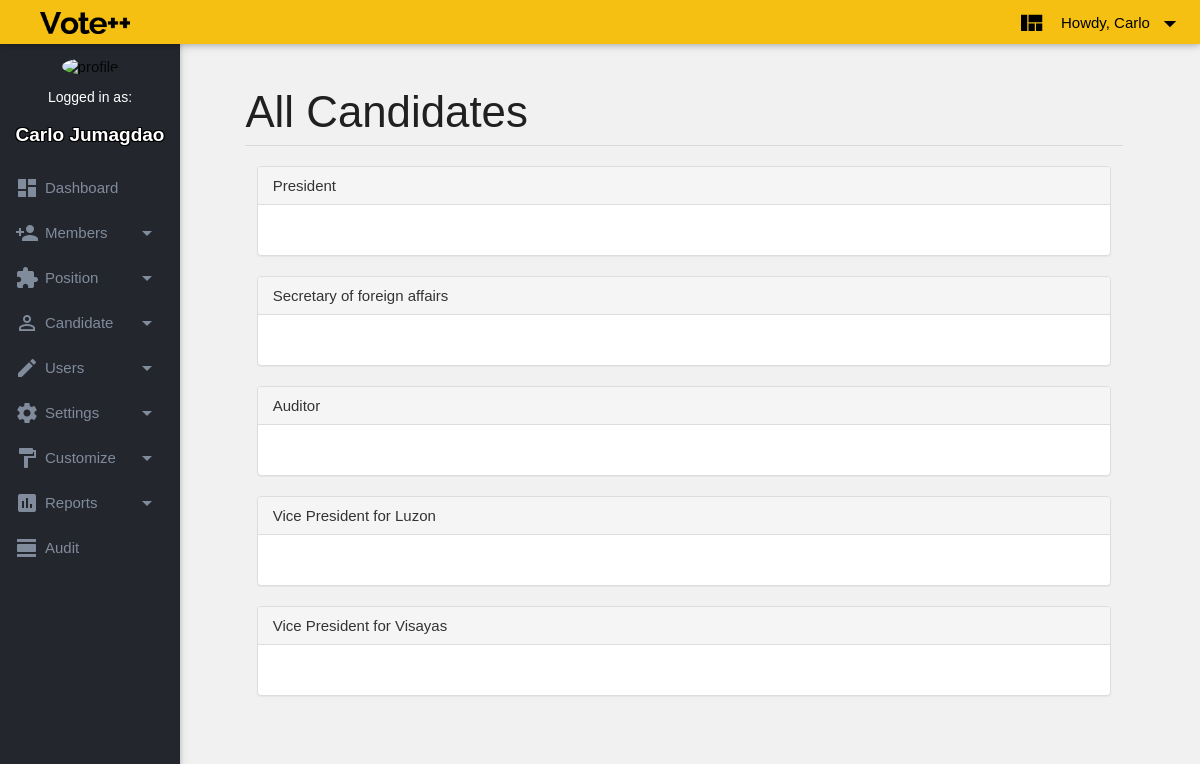
Before: /pages/candidate.php (signed in) with the older database file.
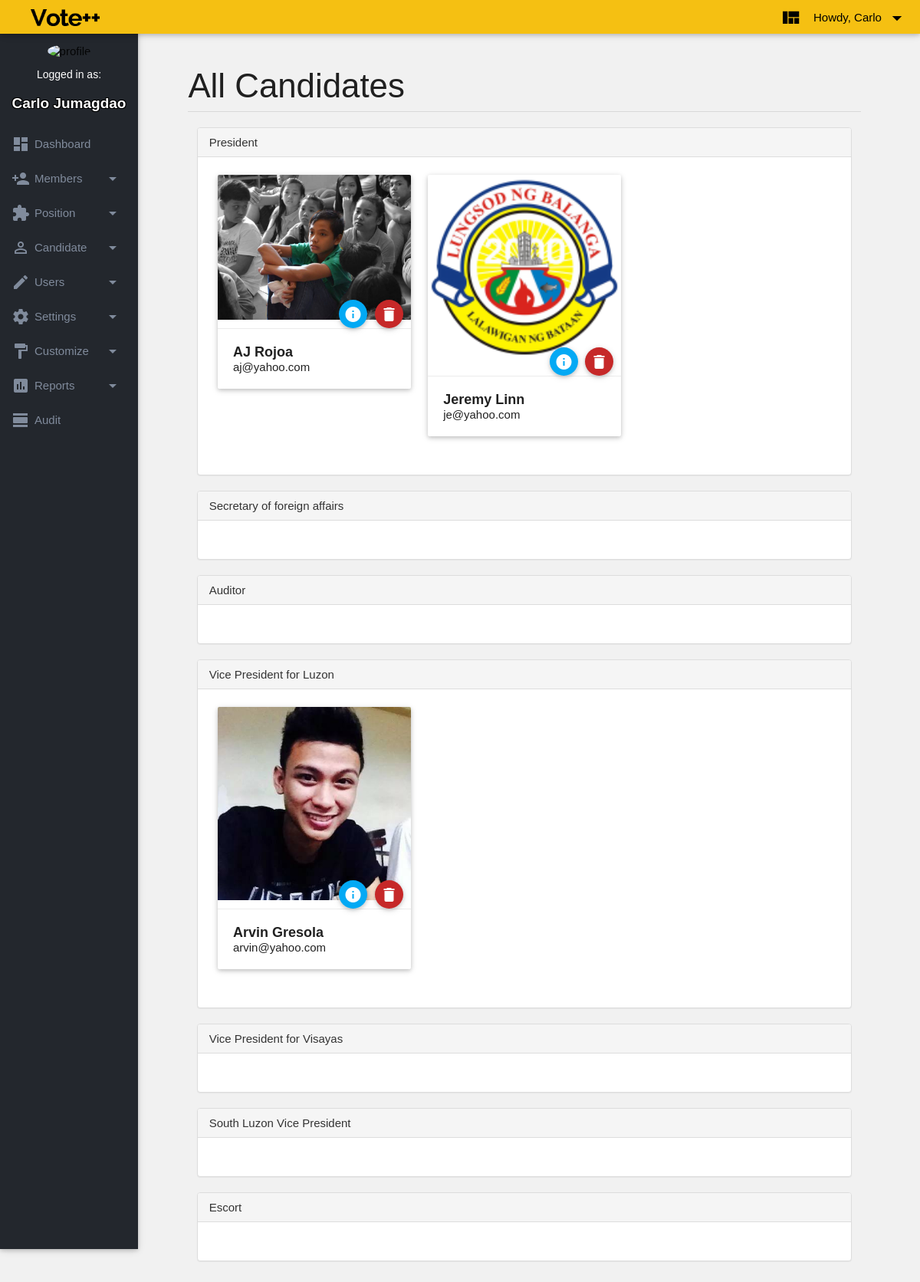
After: the same page with the newer database file.
### tables this page shows
CREATE TABLE `tblPosition` (
  `strPositionId` varchar(45) NOT NULL,
  `strPosName` varchar(45) NOT NULL,
  `intPosVoteLimit` int(11) NOT NULL,
  `blDelete` tinyint(1) NOT NULL,
  PRIMARY KEY (`strPosName`,`blDelete`),
  UNIQUE KEY `strPositionId_UNIQUE` (`strPositionId`)
);

CREATE TABLE `tblCandidate` (
  `strCandId` varchar(45) NOT NULL,
  `strCandMemId` varchar(45) NOT NULL,
  `strCandPosId` varchar(45) NOT NULL,
  `txtPic` tinytext NOT NULL,
  `blDelete` tinyint(1) NOT NULL DEFAULT '0',
  PRIMARY KEY (`strCandMemId`,`strCandPosId`),
  UNIQUE KEY `strCandId_UNIQUE` (`strCandId`),
  KEY `fkCandMem_idx` (`strCandMemId`),
  KEY `fkCandPos_idx` (`strCandPosId`),
  CONSTRAINT `fkCandMem` FOREIGN KEY (`strCandMemId`) REFERENCES `tblMember` (`strMemberId`) ON UPDATE CASCADE,
  CONSTRAINT `fkCandPos` FOREIGN KEY (`strCandPosId`) REFERENCES `tblPosition` (`strPositionId`) ON UPDATE CASCADE
);

CREATE TABLE `tblMember` (
  `strMemberId` varchar(45) NOT NULL,
  `strMemFname` varchar(45) NOT NULL,
  `strMemMname` varchar(45) DEFAULT NULL,
  `strMemLname` varchar(45) NOT NULL,
  `strMemEmail` varchar(45) NOT NULL,
  `intMemSecId` int(11) NOT NULL DEFAULT '0',
  `strMemSecAnswer` varchar(80) DEFAULT NULL,
  `strMemPasscode` char(8) DEFAULT NULL,
  `datMemVoted` date DEFAULT NULL,
  `blDelete` tinyint(1) NOT NULL DEFAULT '0',
  PRIMARY KEY (`strMemberId`),
  UNIQUE KEY `strMemPasscode_UNIQUE` (`strMemPasscode`),
  KEY `fkMemSec_idx` (`intMemSecId`)
);

### pages/function.php (called while the page is built)
<?php
function fnIsLoggedIn(){
	return (!isset($_SESSION['fname']));
}
?>

### pages/candidate.tmpl.php (the view, shortened to what this page needs)
<html>
<head>
</head>
<body>
    <div id="content">
        <div class="container">
            <div class="row">
                <div class="col s12">
                    <h3 class="page-header">
                        All Candidates
                    </h3>
                    <?php foreach ($qrPosRows as $qrPosRow) { ?>
                        <div class="col s12">
                            <div class="panel panel-default">
                                <div class="panel-heading">
                                    <?=$qrPosRow['strPosName'];?>
                                </div>
                            <div class="panel-body">
                                <div class="row">
                                    <div class="col s12">
                                        <?php foreach ($qrCandRows as $qrCandRow) {
                                            if($qrPosRow['strPosName'] == $qrCandRow['strPosName']){
                                            ?>
                                            <div class="col s12 l4">
                                                <div class="blog-card">
                                                    <div class="card">
                                                        <div class="card-image">
                                                            <img class="cand-pic" src="<?=$qrCandRow['txtPic']?>">
                                                                <span class="card-title" style="font-size: 18px;">
                                                                </span>
                                                        </div>
                                                        <ul class="card-action-buttons">
                                                            <li>
                                                                <a class="btn-floating waves-effect waves-light light-blue"href="viewmember.php?code=<?=$qrCandRow['strMemberId']?>"><i class="mdi-action-info activator"></i></a>
                                                            </li>
                                                            <li>
                                                                <a class="btn-floating waves-effect waves-light red darken-3" href="delcandidate.php?code=<?=$qrCandRow['strCandId']?>"><i class="mdi-action-delete"></i></a>
                                                            </li>
                                                        </ul>
                                                        <div class="card-action" >
                                                            <b style="font-size: 18px">
                                                                <?=$qrCandRow['strMemFname']." ".$qrCandRow['strMemLname']?>
                                                            </b>
                                                            <br/>
                                                            <?=$qrCandRow['strMemEmail']?>
                                                        </div>
                                                    </div>
                                                </div>
                                            </div>
                                            <?php
                                            }
                                        }
                                        ?>
                                    </div>
                                </div>
                            </div>
                        </div>
                    </div>
                    <?php } ?>
                </div>
            </div>
        </div>
    </div>
</body>
</html>

### pages/candidate.php (shortened to what this page needs)
<?php
require 'function.php';
if(fnIsLoggedIn()){
    header("location: login.php");
} else {
    require 'banner.php';
    require 'navigation.php';
}
	$qrPos = $conn -> query("SELECT strPosName FROM tblPosition WHERE blDelete = 0");
    $qrPosRows = $qrPos -> fetchAll();
    $qrCand = $conn -> query("SELECT c.strCandId, m.strMemberId,m.strMemEmail,p.strPosName, p.strPositionId, m.strMemFname, m.strMemLname
    						,c.txtPic FROM tblPosition AS p INNER JOIN tblCandidate AS c
								ON p.strPositionId = c.strCandPosId
							LEFT JOIN tblMember AS m
								ON c.strCandMemId = m.strMemberId WHERE c.blDelete = 0;");
    $qrCandRows = $qrCand -> fetchAll();
    require 'candidate.tmpl.php';
?>

### pages/banner.php (shortened to what this page needs)
<!DOCTYPE html>
<html>
     <head>
     </head>
<body>
     <div id="banner-id">
          <nav>
               <div class="nav-wrapper banner">
                    <a href="#" class="brand-logo"><img src="../assets/img/vote++ web logo.png" width="90"></a>
                    <ul id="nav-mobile" class="right hide-on-med-and-down">
                         <li>
                              <a class="dropdown-button black-text waves-effect waves-yellow" href="candidateprofile.php" data-activates="dropdown1">
                              <i class="material-icons left mdi-action-view-quilt black-text text-accent-4"></i>Howdy, <?=$_SESSION['fname']?><i class="material-icons right mdi-navigation-arrow-drop-down text-accent-4"></i>
                              </a>
                         </li>
                    </ul>
               </div>
          </nav>
     </div>
</body>
</html>

### pages/navigation.php (shortened to what this page needs)
<!DOCTYPE html>
<html>
	<head>
          <link rel="stylesheet" href="../assets/css/materialize.min.css" media="screen,projection">
          <link rel="stylesheet" href="../assets/css/style.css">
	</head>
	<body>
		<div id="navigation-id" >
			<aside id="left-sidebar-nav">
				<ul id="slide-out" style="position:relative;" class="custom-nav side-nav fixed">
					<div class="user-details">
						<center>
							<div>
								<div class="col s12" >
									<img style="margin-top: 12%;" src="<?=$_SESSION['picpath']?>" alt="profile" class="circle responsive-img valign profile-image" width="130">
								</div>
								<div class="col s12">
									<p style="font-size: 14px;color:white">Logged in as:</p>
									<p class="profile-name"style="font-size: 19px;color:white">
									<?php
										echo $_SESSION['fname']." ".$_SESSION['lname'];
									?>
									</p>
								</div>
							</div>
						</center>
					</div>
					<li>
						<a  href="election.php" class="collapsible-header waves-effect waves-cyan" style="right:15px;"><i class="material-icons  mdi-action-dashboard">
						</i> Dashboard</a>
					</li>
					<li class="no-padding">
						<ul class="collapsible" data-collapsible="accordion">
							<li ><a class="collapsible-header waves-effect waves-cyan"><i class="mdi-social-person-add "></i> Members<i class="material-icons right mdi-navigation-arrow-drop-down"></i></a>
							</li>
						</ul>
					</li>
					<li class="no-padding">
						<ul class="collapsible" data-collapsible="accordion">
							<li ><a class="collapsible-header waves-effect waves-cyan"><i class="mdi-action-extension"></i> Position<i class="material-icons right mdi-navigation-arrow-drop-down"></i></a>
							</li>
						</ul>
					</li>
					<li class="no-padding">
						<ul class="collapsible" data-collapsible="accordion">
							<li ><a class="collapsible-header waves-effect waves-cyan"><i class="mdi-action-perm-identity"></i> Candidate<i class="material-icons right mdi-navigation-arrow-drop-down"></i></a>
							</li>
						</ul>
					</li>
					<li class="no-padding">
						<ul class="collapsible" data-collapsible="accordion">
							<li ><a class="collapsible-header waves-effect waves-cyan"><i class="mdi-editor-mode-edit"></i> Users<i class="material-icons right mdi-navigation-arrow-drop-down"></i></a>
							</li>
						</ul>
					</li>
					<li class="no-padding">
						<ul class="collapsible" data-collapsible="accordion">
							<li >
								<a class="collapsible-header waves-effect waves-cyan"><i class="mdi-action-settings"></i> Settings<i class="material-icons right mdi-navigation-arrow-drop-down"></i></a>
							</li>
						</ul>
					</li>
					<li class="no-padding">
						<ul class="collapsible" data-collapsible="accordion">
							<li >
								<a class="collapsible-header waves-effect waves-cyan"><i class="mdi-editor-format-paint"></i>Customize<i class="material-icons right mdi-navigation-arrow-drop-down"></i></a>
							</li>
						</ul>
					</li>
					<li class="no-padding">
						<ul class="collapsible" data-collapsible="accordion">
							<li >
								<a class="collapsible-header waves-effect waves-cyan"><i class="mdi-editor-insert-chart"></i> Reports<i class="material-icons right mdi-navigation-arrow-drop-down"></i></a>
							</li>
						</ul>
					</li>
					<li>
						<a  href="#!" class="collapsible-header waves-effect waves-cyan" style="right:15px;"><i class="material-icons  mdi-action-view-day">
						</i>Audit</a>
					</li>
				</ul>
			</aside>
		</div>
	</body>
</html>

### assets/css/style.css (style rules this page uses)
html, body { margin: 0; height: 100%; max-width: 100%; font: 15px Raleway, Arial, Verdana, Helvetica, sans-serif; background-color: #f1f1f1; }
.container { width: 85%; }
.side-nav { width:180px !important; }
.page-header { padding-bottom: 9px; margin: 40px 0 20px; border-bottom: 1px solid #D8D8D8; }
.panel { margin-bottom: 20px; background-color: #fff; border: 1px solid transparent; border-radius: 4px; -webkit-box-shadow: 0 1px 1px rgba(0,0,0,.05); box-shadow: 0 1px 1px rgba(0,0,0,.05); }
.panel-default { border-color: #ddd; }
.panel-heading { padding: 10px 15px; border-bottom: 1px solid transparent; border-top-left-radius: 3px; border-top-right-radius: 3px; }
.panel-default>.panel-heading { color: #333; background-color: #f5f5f5; border-color: #ddd; }
.panel-body { padding: 15px; }
#banner-id { width: 100%; height: 5%; position: fixed; z-index: 999; }
.banner { background-color: #f5c012; }
.brand-logo { margin-top: .1%; margin-left: 3.3%; }
#navigation-id { width: 11%; height: 90%; float: left; position: relative; }
.custom-nav { background-color: #23272d; }
.profile-name { font-weight: bold; text-shadow: -1px -1px 0 #000, 1px -1px 0 #000, -1px 1px 0 #000, 1px 1px 0 #000; -webkit-transition: all .3s; -moz-transition: all .3s; -o-transition: all .3s; transition: all .3s; -webkit-transform-origin: 50% 0; -moz-transform-origin: 50% 0; transform-origin: 50% 0; -webkit-transform-style: preserve-3d; -moz-transform-style: preserve-3d; transform-style: preserve-3d; }
.user-details { background-color: #23272d; }
#left-sidebar-nav { height: 91%; margin-top: 3%; position: fixed; }
#content { width: 86%; height: auto; float: right; margin-top: 4%; background-color: #f1f1f1; }

### pages/candidate.tmpl.php (style rules this page uses)
.z-depth-1, nav, .card-panel, .card, .toast, .btn, .btn-large, .btn-floating, .dropdown-content, .collapsible, .side-nav { box-shadow: 0 2px 5px 0 rgba(0, 0, 0, 0.16), 0 2px 10px 0 rgba(0, 0, 0, 0.12); }
.blog-card ul.card-action-buttons li { display: inline-block; padding-left: 5px; }
.blog-card ul.card-action-buttons { margin: -26px 10px 0px 0px; text-align: right; }

Changed rows visible on the page:
added tblcandidate: txtPic (picture), strCandMemId.strMemFname "AJ", strCandMemId.strMemLname "Rojoa", strCandMemId.strMemEmail "aj@yahoo.com", shown under tblposition "President"
added tblcandidate: txtPic (picture), strCandMemId.strMemFname "Jeremy", strCandMemId.strMemLname "Linn", strCandMemId.strMemEmail "je@yahoo.com", shown under tblposition "President"
added tblcandidate: txtPic (picture), strCandMemId.strMemFname "Arvin", strCandMemId.strMemLname "Gresola", strCandMemId.strMemEmail "arvin@yahoo.com", shown under tblposition "Vice President for Luzon"
added tblposition: strPosName "South Luzon Vice President"
added tblposition: strPosName "Escort"
